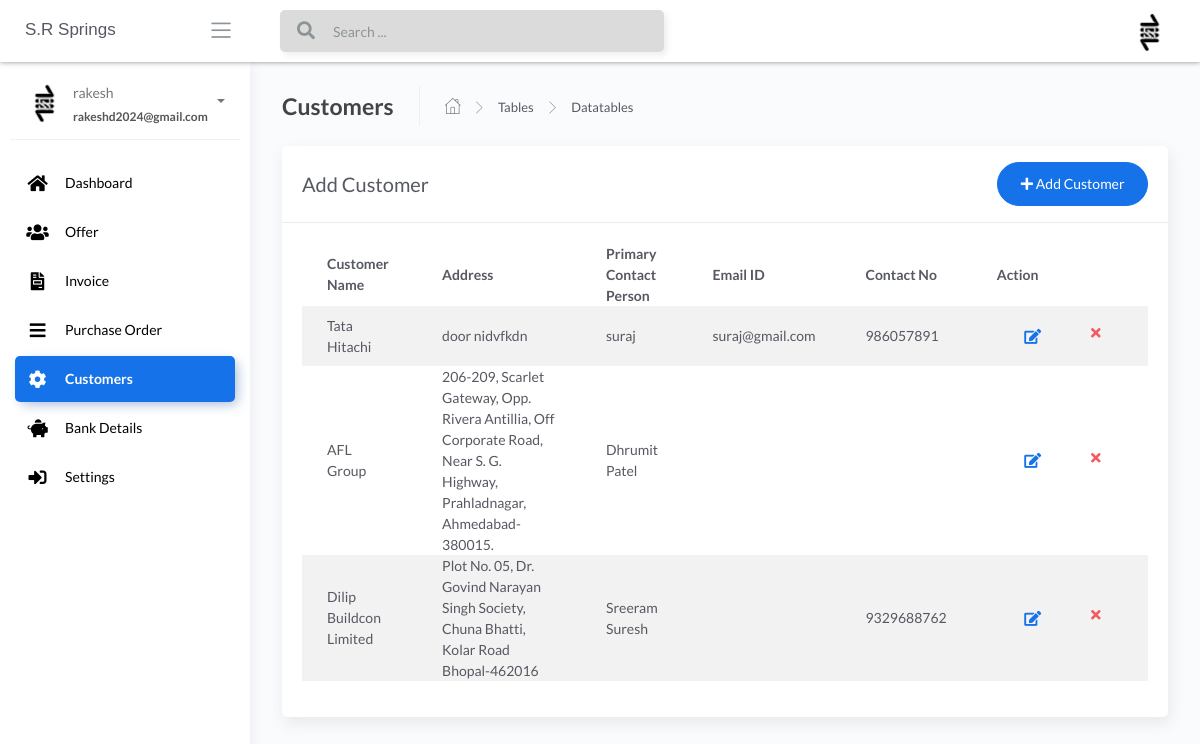
/Customer-masters (signed in), run on an earlier commit of the app's database.
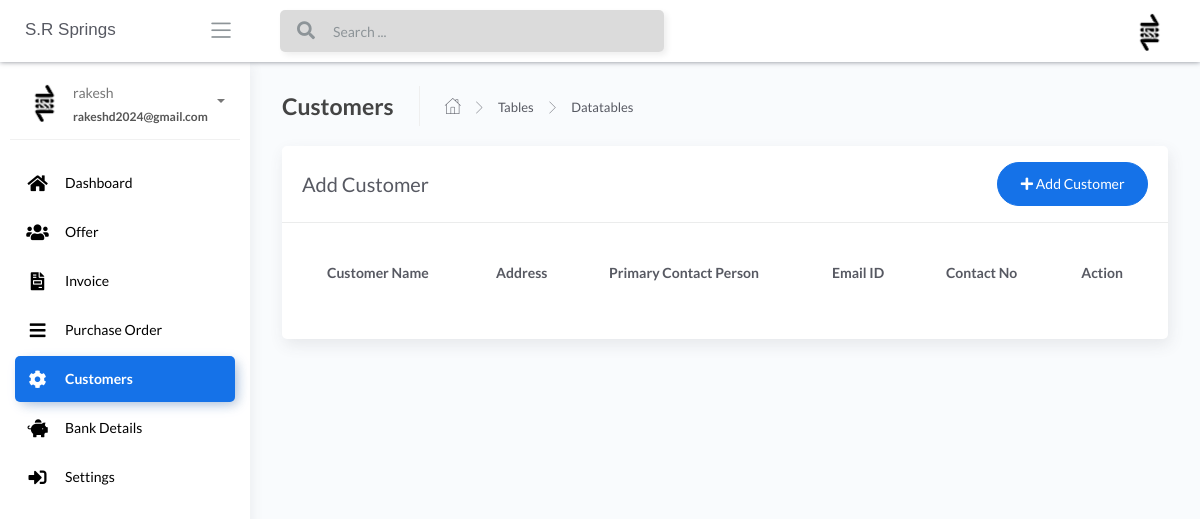
And on a later commit of the database.
### apps/authentication/models.py (models this page shows, shortened)
class Users(db.Model, UserMixin):
    __tablename__ = 'Users'
    id = db.Column(db.Integer, primary_key=True)
    username = db.Column(db.String(64), unique=True)
    email = db.Column(db.String(64), unique=True)
    password = db.Column(db.LargeBinary)

### apps/home/models.py (models this page shows, shortened)
class CustomerMaster(db.Model):
    __tablename__ = "customermaster"
    id = db.Column(db.Integer, primary_key=True)
    customer_name = db.Column(db.String())
    primary_contact_name = db.Column(db.String())
    secondary_contact_name = db.Column(db.String())
    email_id = db.Column(db.String())
    contact_number = db.Column(db.INT())
    pan_number = db.Column(db.String())
    gst_number = db.Column(db.String())
    address = db.Column(db.String())

### apps/home/routes.py (the view, shortened to what this page needs)
@blueprint.route('/Customer-masters', methods=['GET', 'POST'])
@login_required
def Customer_masters():
    if request.method == 'GET':
        users = CustomerMaster.query.all()
        return render_template('home/Customer-masters.html',users=users, segment='Customer-masters')

### apps/__init__.py (called while the page is built)
def configure_database(app):
    @app.before_first_request
    def initialize_database():
        db.create_all()
    @app.teardown_request
    def shutdown_session(exception=None):
        db.session.remove()

### apps/authentication/models.py (called while the page is built)
@login_manager.user_loader
def user_loader(id):
    return Users.query.filter_by(id=id).first()

### apps/templates/home/Customer-masters.html (shortened to what this page needs)
{% extends "layouts/base.html" %}
{% block content %}
	<div class="content">
		<div class="page-inner">
			<div class="page-header">
				<h4 class="page-title">Customers</h4>
				<ul class="breadcrumbs">
					<li class="nav-home">
						<a href="#">
							<i class="flaticon-home"></i>
						</a>
					</li>
					<li class="separator">
						<i class="flaticon-right-arrow"></i>
					</li>
					<li class="nav-item">
						<a href="#">Tables</a>
					</li>
					<li class="separator">
						<i class="flaticon-right-arrow"></i>
					</li>
					<li class="nav-item">
						<a href="#">Datatables</a>
					</li>
				</ul>
			</div>
			<div class="row">
				<div class="col-md-12">
					<div class="card">
						<div class="card-header">
							<div class="d-flex align-items-center">
								<h4 class="card-title">Add Customer</h4>
								<button class="btn btn-primary btn-round ml-auto" data-toggle="modal" data-target="#addRowModal">
									<i class="fa fa-plus"></i>
									Add Customer
								</button>
							</div>
						</div>
						<div class="card-body">
							<div class="table-responsive">
								<table id="add-row" class="display table table-striped table-hover" >
									<thead>
										<tr>
											<th>Customer Name</th>
											<th>Address</th>
                                            <th>Primary Contact Person</th>
											<th>Email ID</th>
											<th>Contact No</th>
											<th style="width: 10%">Action</th>
										</tr>
									</thead>
									<tbody>
									{% for user in users %}
											<tr
											{% if loop.index %2==0 %}
											{% else %}
											{% endif %}
											>
											<td>{{user.customer_name}}</td>
											<td>{{user.address}}</td>
											<td>{{user.primary_contact_name}}</td>
											<td>{{user.email_id}}</td>
											<td>{{user.contact_number}}</td>
											<td>
											<div class="form-button-action">
											<span style="font-size: 24px;color:green;">
											<a href="/{{user.id}}/editcustomer" type="button" data-toggle="tooltip" title="" class="btn btn-link btn-primary btn-lg" data-original-title="Edit Task"> <i class="fas fa-edit" ></i></a>
											</span>
											<span style="font-size: 24px;color:red;">
											<a href="/{{user.id}}/deletecustomer" type="button" data-toggle="tooltip" title="" class="btn btn-link btn-danger" data-original-title="Remove"> <i class="fas fa-times"></i></a>
											</span>
											</div>
											</td>
										</tr>
									{% endfor %}
									</tbody>
								</table>
							</div>
						</div>
					</div>
				</div>
			</div>
		</div>
	</div>
{% endblock content %}

### apps/templates/layouts/base.html (shortened to what this page needs)
<!DOCTYPE html>
<html lang="en">
<head>
	<link rel="stylesheet" href="/static/assets/css/bootstrap.min.css">
	<link rel="stylesheet" href="/static/assets/css/atlantis.min.css">
</head>
<body data-background-color="white">
	<div class="wrapper">
        {% include 'includes/navigation.html' %}
        {% include 'includes/sidebar.html' %}
		<div class="main-panel">
			{% block content %}{% endblock content %}
		</div>
	</div>
</body>
</html>

### apps/templates/includes/navigation.html (shortened to what this page needs)
<div class="main-header">
  <div class="logo-header" data-background-color="white">
    <a href="" class="logo">
      <h style="font-family: Arial">S.R Springs</h>
    </a>
    <div class="nav-toggle">
      <button class="btn btn-toggle toggle-sidebar">
        <i class="icon-menu"></i>
      </button>
    </div>
  </div>
  <nav class="navbar navbar-header navbar-expand-lg" data-background-color="white">
    {% if current_user.is_authenticated %}
    <div class="container-fluid">
      <div class="collapse" id="search-nav">
        <form class="navbar-left navbar-form nav-search mr-md-3">
          <div class="input-group">
            <div class="input-group-prepend">
              <button type="submit" class="btn btn-search pr-1">
                <i class="fa fa-search search-icon"></i>
              </button>
            </div>
            <input type="text" placeholder="Search ..." class="form-control" />
          </div>
        </form>
      </div>
      <ul class="navbar-nav topbar-nav ml-md-auto align-items-center">
        <li class="nav-item dropdown hidden-caret">
          <a class="dropdown-toggle profile-pic" data-toggle="dropdown" href="#" aria-expanded="false">
            <div class="avatar-sm">
              <img src="/static/assets/img/sr_springs.jpg" alt="..." class="avatar-img rounded-circle" />
            </div>
          </a>
        </li>
      </ul>
    </div>
    {% endif %}
  </nav>
</div>

### apps/templates/includes/sidebar.html (shortened to what this page needs)
<div class="sidebar sidebar-style-2" data-background-color="white">
	<div class="sidebar-wrapper scrollbar scrollbar-inner">
		<div class="sidebar-content">
			{% if current_user.is_authenticated %}
			<div class="user">
				<div class="avatar-sm float-left mr-2">
					<img src="/static/assets/img/sr_springs.jpg" alt="..." class="avatar-img rounded-circle">
				</div>
				<div class="info">
					<a data-toggle="collapse" href="#collapseExample" aria-expanded="true">
						<span>
							{{ current_user.username }}
							<span class="user-level">
								{{ current_user.email }}
							</span>
							<span class="caret"></span>
						</span>
					</a>
				</div>
			</div>
			<ul class="nav nav-primary">
				<li class="nav-item {% if 'dashboard' in segment %} active {% endif %}">
					<a href="/dashboard">
						<i style="color:black;" class="fas fa-home"></i>
						<p style="color:black;">Dashboard</p>
					</a>
				</li>
				<li class="nav-item {% if 'offer-' in segment %} active {% endif %}">
					<a href="/offer-offerlist">
						<i style="color:black;" class="fas fa-users"></i>
						<p style="color:black;">Offer</p>
					</a>
				</li>
				<li class="nav-item {% if 'invoice' in segment %} active {% endif %}">
					<a href="/invoice-invoiceslist">
						<i style="color:black;" class="fas fa-file-invoice"></i>
						<p style="color:black;">Invoice</p>
					</a>
				</li>
				<li class="nav-item {% if 'purchaseorder' in segment %} active {% endif %}">
					<a href="/PO-POlist">
						<i style="color:black;" class="fas fa-bars"></i>
						<p style="color:black;">Purchase Order</p>
					</a>
				</li>
				<li class="nav-item {% if 'masters' in segment %} active {% endif %}">
					<a href="/Customer-masters">
						<i style="color:black;" class="fas fa-cog"></i>
						<p style="color:black;">Customers</p>
					</a>
				</li>
				<li class="nav-item {% if 'details' in segment %} active {% endif %}">
					<a href="/Bank-details">
						<i style="color:black;" class="fas fa-piggy-bank"></i>
						<p style="color:black;">Bank Details</p>
					</a>
				</li>
				<li class="nav-item {% if 'settings' in segment %} active {% endif %}">
					<a href="/User-settings">
						<i style="color:black;" class="fas fa-sign-in-alt"></i>
						<p style="color:black;">Settings</p>
					</a>
				</li>
			</ul>
			{% endif %}
		</div>
	</div>
</div>

What changed in the data, as far as the page shows it:
removed CustomerMaster: customer_name "Tata Hitachi", address "door nidvfkdn", primary_contact_name "suraj", email_id "suraj@gmail.com", contact_number "986057891"
removed CustomerMaster: customer_name "AFL Group", address "206-209, Scarlet Gateway, Opp. Rivera Antillia, Off Corporate Road, Near S. G. Highway, Prahladnagar, Ahmedabad-380015.", primary_contact_name "Dhrumit Patel"
removed CustomerMaster: customer_name "Dilip Buildcon Limited", address "Plot No. 05, Dr. Govind Narayan Singh Society, Chuna Bhatti, Kolar Road Bhopal-462016", primary_contact_name "Sreeram Suresh", contact_number "9329688762"
